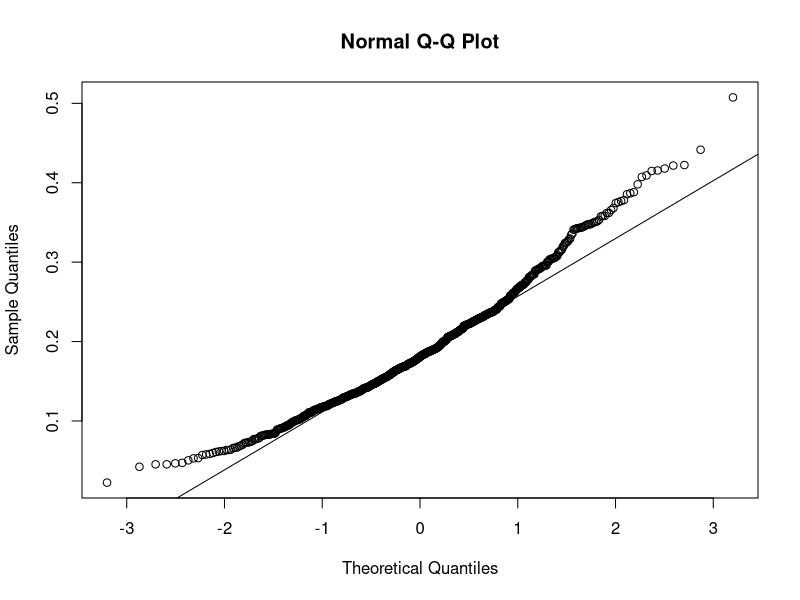
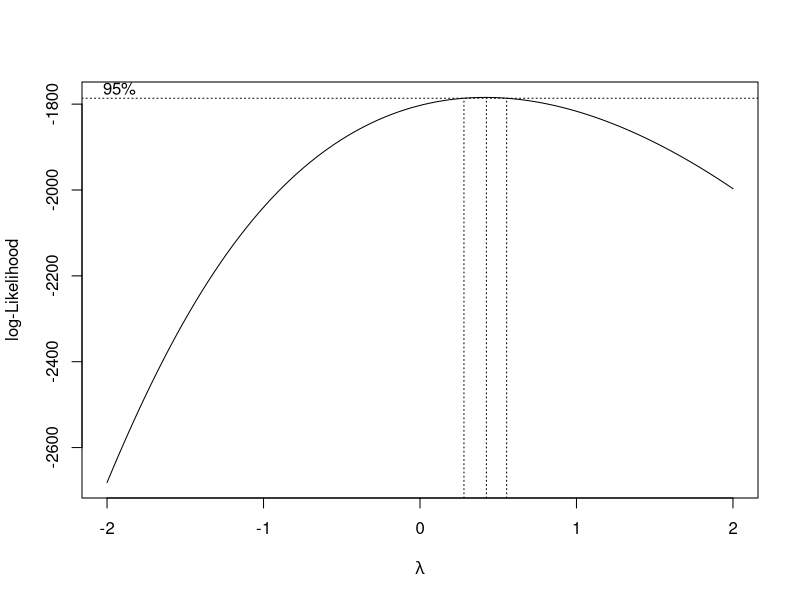
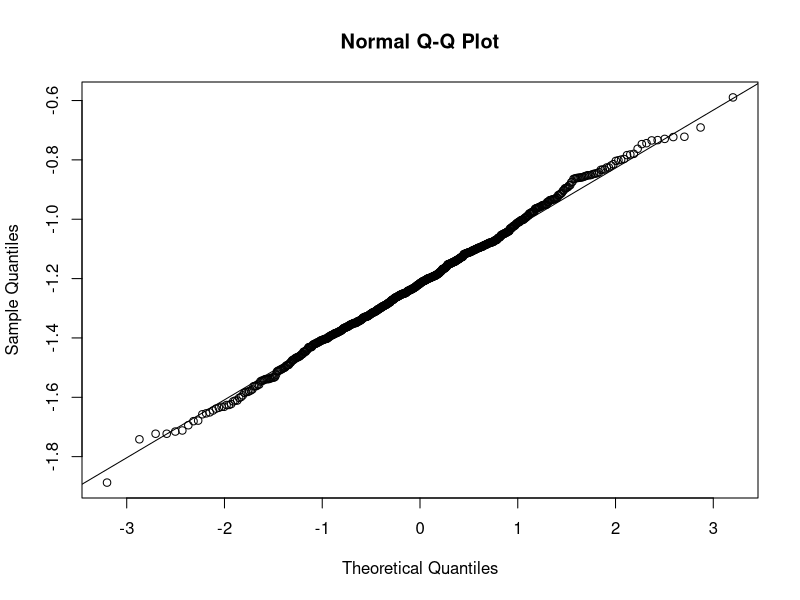
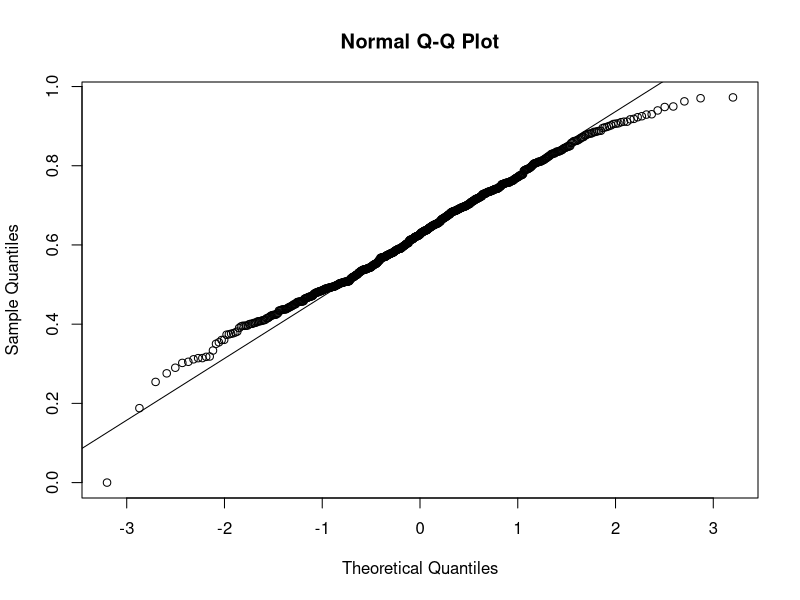
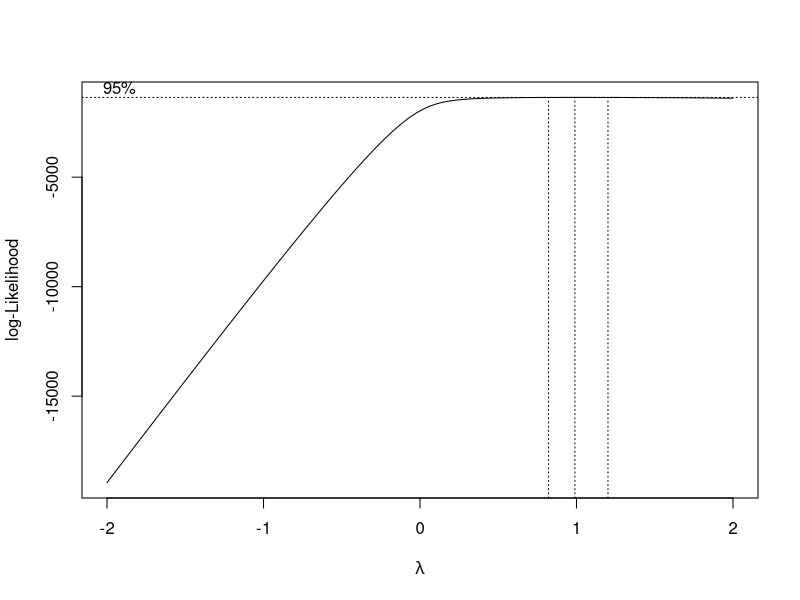
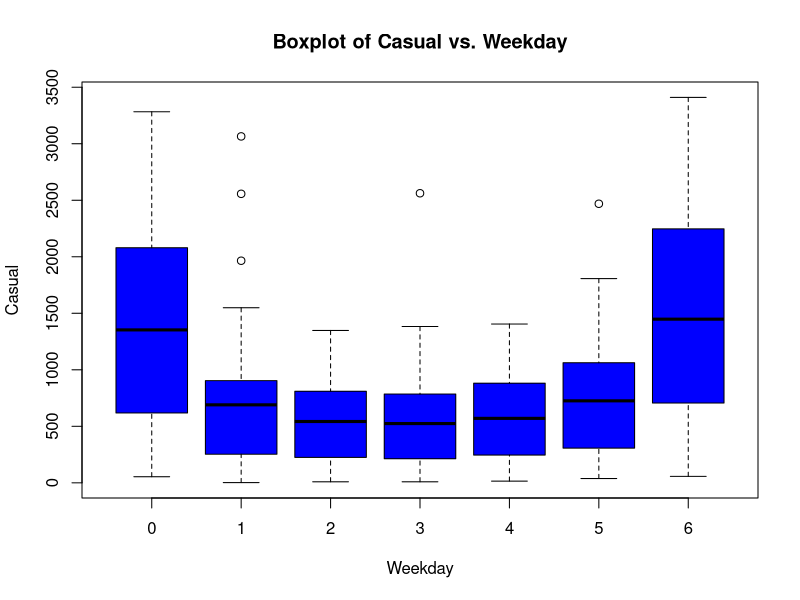
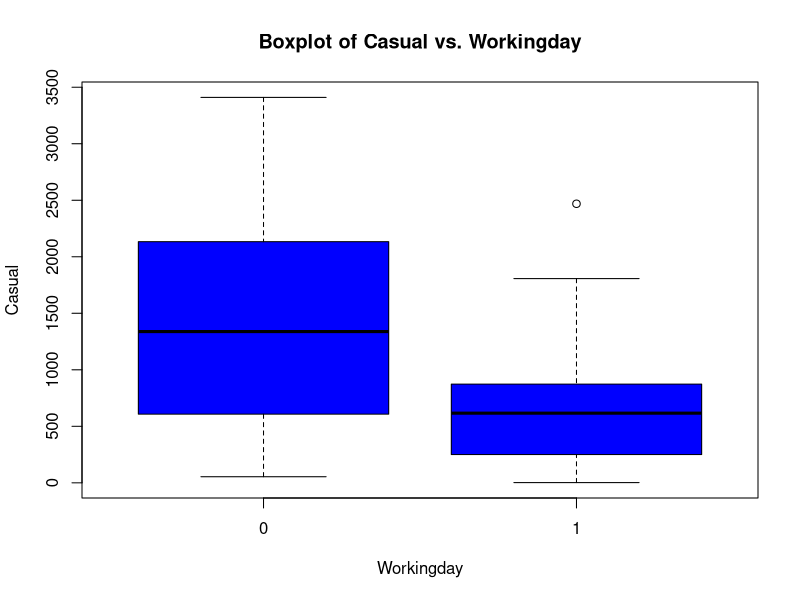

These figures' R source, in order:
## ---- chunk 1
knitr::opts_chunk$set(echo = TRUE)
## ---- chunk 2
day.data = read.csv('day.csv', header=TRUE)
library(ggplot2)
library(MASS)
attach(day.data)
## ---- chunk 3
# Check normality
qqnorm(day.data$windspeed)
qqline(day.data$windspeed)

# also trying the shapiro normality test
shapiro.test(day.data$windspeed)

# Transformation check
boxcox_result <- boxcox(day.data$windspeed ~ 1)
# optimal lambda
boxcox_result$x[which.max(boxcox_result$y)]

# transformation
day.data$tf_windspeed <- (day.data$windspeed^0.424 - 1) / 0.424


# checking transformed normality
qqnorm(day.data$tf_windspeed)
qqline(day.data$tf_windspeed)
shapiro.test(day.data$tf_windspeed)
## ---- chunk 4
# Check normality
qqnorm(day.data$hum)
qqline(day.data$hum)

# also trying the shapiro normality test
shapiro.test(day.data$hum)

# Transformation check
boxcox_result <- boxcox(day.data$hum ~ 1)
# optimal lambda
boxcox_result$x[which.max(boxcox_result$y)]
## ---- chunk 5
no_interaction.glr <- lm(casual ~ tf_windspeed + holiday + weekday + workingday + weathersit + hum + temp, data=day.data)
summary(no_interaction.glr)
## ---- chunk 6

cor(day.data$casual, day.data$tf_windspeed)
no_interaction.glr <- lm(casual ~ tf_windspeed, data=day.data)
summary(no_interaction.glr)

cor(day.data$casual, day.data$holiday)
no_interaction.glr <- lm(casual ~ holiday, data=day.data)
summary(no_interaction.glr)

cor(day.data$casual, day.data$weekday)
no_interaction.glr <- lm(casual ~ weekday, data=day.data)
summary(no_interaction.glr)

cor(day.data$casual, day.data$workingday)
no_interaction.glr <- lm(casual ~ workingday, data=day.data)
summary(no_interaction.glr)

cor(day.data$casual, day.data$weathersit)
no_interaction.glr <- lm(casual ~ weathersit, data=day.data)
summary(no_interaction.glr)

cor(day.data$casual, day.data$hum)
no_interaction.glr <- lm(casual ~ hum, data=day.data)
summary(no_interaction.glr)

cor(day.data$casual, day.data$temp)
no_interaction.glr <- lm(casual ~ temp, data=day.data)
summary(no_interaction.glr)
## ---- chunk 7
no_interaction.glr <- lm(casual ~ tf_windspeed + workingday + weathersit + temp, data=day.data)
summary(no_interaction.glr)
## ---- chunk 8
# Create a boxplot
boxplot(casual ~ weekday, data = day.data,
        main = "Boxplot of Casual vs. Weekday",
        xlab = "Weekday",
        ylab = "Casual",
        col = "blue")
## ---- chunk 9
# Create a boxplot
boxplot(casual ~ workingday, data = day.data,
        main = "Boxplot of Casual vs. Workingday",
        xlab = "Workingday",
        ylab = "Casual",
        col = "blue")
